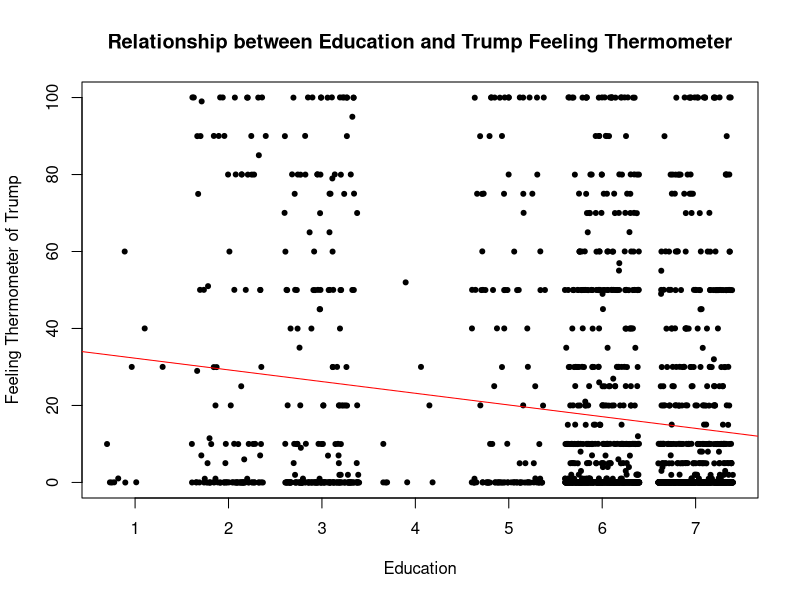
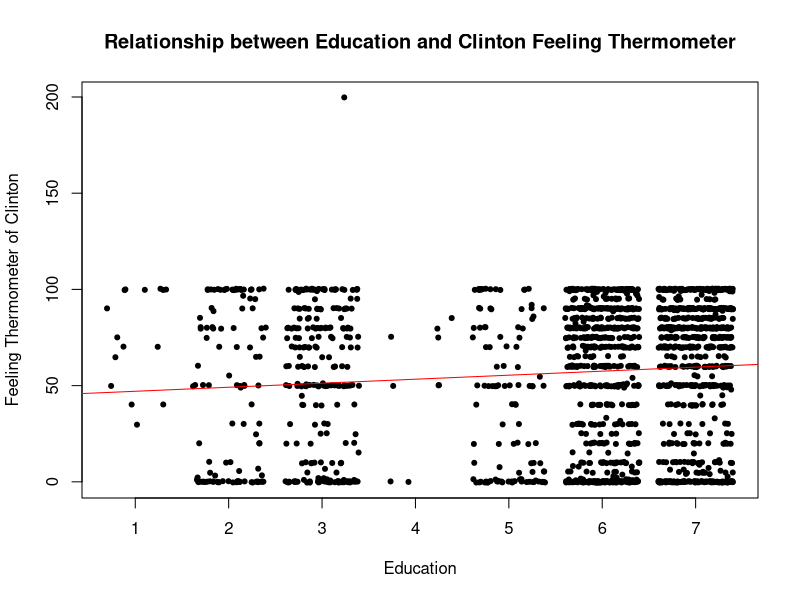

These figures' R source, in order:
## ---- chunk 1
require(knitr)
require(haven)
require(AER)

opts_chunk$set(echo = TRUE)
options(digits = 3)

#add your working directory here
opts_knit$set(root.dir ="~/Desktop/GU/Stats/Lab2(Chapter3)")
## ---- chunk 2
rm(list = ls(all = TRUE))   # Remove objects from the previous session
    ## setwd("/Users/baileyma/Documents/Teaching/PPOL560/PPOL560_data")

dta <- read_dta("Ch2_lab_survey_data.dta") ## Read in dataset
## ---- chunk 3
my_reg1 <- lm(dta$therm_trump ~ dta$education, data=dta)
summary(my_reg1)
## ---- chunk 4
coeftest(my_reg1, vcov.=vcovHC(my_reg1,type = "HC1"))
## ---- chunk 5
dta$education[4]
## ---- chunk 6
predict(my_reg1)[4]
## ---- chunk 7
dta$therm_trump[4]
## ---- chunk 8
residuals(my_reg1)[4]
## ---- chunk 9
plot(jitter(dta$therm_trump,2) ~ jitter(dta$education,2) , pch = 20, xlab="Education", ylab="Feeling Thermometer of Trump", main="Relationship between Education and Trump Feeling Thermometer")

abline (a = coef(my_reg1)[1], b=coef(my_reg1)[2], col="red") 
## ---- chunk 10
my_reg2 <- lm(dta$therm_clinton ~ dta$education)
summary(my_reg2)
## ---- chunk 11
plot(jitter(dta$education,2), jitter(dta$therm_clinton,2), pch = 20, xlab="Education", ylab="Feeling Thermometer of Clinton", main="Relationship between Education and Clinton Feeling Thermometer")
abline (a = coef(my_reg2)[1], b=coef(my_reg2)[2], col="red") 
## ---- chunk 12

## ---- chunk 13
my_reg3 <- lm(dta$therm_clinton[1:400] ~ dta$education[1:400], data=dta)
summary(my_reg3)
## ---- chunk 14
#First, we need to make a dummy variable for republican
dta$rep <- (dta$pol_party == 5 | dta$pol_party == 6 | dta$pol_party == 7)

my_reg4 <- lm (therm_trump ~ education, data = dta[dta$rep==1,])
coeftest(my_reg4, vcov. = vcovHC(my_reg4, type = "HC1"))
## ---- chunk 15
dta$female <- (dta$gender == 2)
my_reg5 <- lm(therm_trump ~ female, data = dta)
coeftest(my_reg5, vcov. = vcovHC(my_reg5, type = "HC1"))
## ---- chunk 16
therm_trump_female <- mean (dta$therm_trump[dta$female==1], na.rm=TRUE)
therm_trump_other <- mean (dta$therm_trump[dta$female==0], na.rm=TRUE)
therm_trump_female - therm_trump_other
## ---- chunk 17
therm_vars <- grep("^therm",names(dta)) ## Grep the index of names in dta starting with "therm"
therm_vars_no <- length (therm_vars) ## Number of variables containing "therm"
coeffmat <- matrix (NA, nrow = therm_vars_no, ncol = 3) ## Create a coefficient matrix
row.names (coeffmat) <- colnames (dta[ ,therm_vars]) ## Name the coefficient matrix
colnames(coeffmat) <- c("Intercept", "Education", "Female") ## Name the columns
therm_dta <- data.frame(dta[,therm_vars]) ## create a df
for (i in 1 : therm_vars_no) {
  my_reg <- lm (therm_dta[,i] ~ dta$education + dta$female)
  coeffmat[i,] = my_reg$coefficients
}
print (coeffmat)
## ---- chunk 18
therm_vars_list <- dta[,therm_vars]
counter = 0
## list apply function
OLS.temp = lapply(therm_vars_list, function(x) {  
  counter = counter + 1  
  print(noquote(c("Dependent variable: ", names(dta [,therm_vars[counter]])))) 
  temp = lm(x ~ dta$education  + dta$female)  
  print(summary(temp))  
temp }   )
